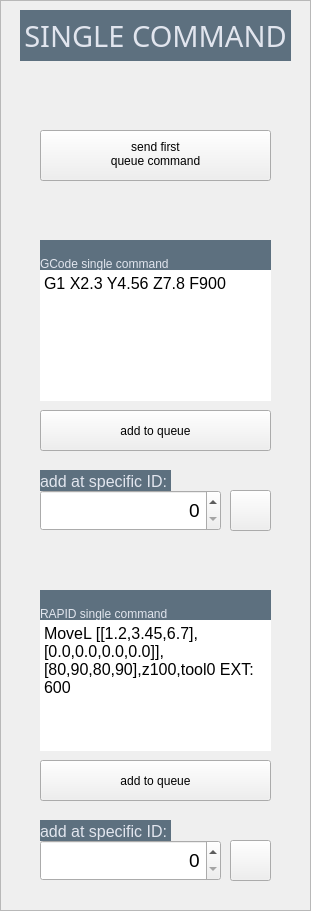
     <widget class="QFrame" name="SGLC_frame">
      <property name="geometry">
       <rect>
        <x>360</x>
        <y>20</y>
        <width>311</width>
        <height>911</height>
       </rect>
      </property>
      <property name="mouseTracking">
       <bool>false</bool>
      </property>
      <property name="styleSheet">
       <string notr="true"/>
      </property>
      <property name="frameShape">
       <enum>QFrame::StyledPanel</enum>
      </property>
      <property name="frameShadow">
       <enum>QFrame::Raised</enum>
      </property>
      <widget class="QLabel" name="SGLC_0_frameLabel">
       <property name="geometry">
        <rect>
         <x>20</x>
         <y>10</y>
         <width>271</width>
         <height>51</height>
        </rect>
       </property>
       <property name="font">
        <font>
         <family>Bahnschrift</family>
         <pointsize>22</pointsize>
        </font>
       </property>
       <property name="styleSheet">
        <string notr="true">border: 0px;
font-size: 22pt;
padding: 0px;
background-color: #5D707F;
color: #E1E5EE;</string>
       </property>
       <property name="text">
        <string>SINGLE COMMAND</string>
       </property>
       <property name="alignment">
        <set>Qt::AlignCenter</set>
       </property>
      </widget>
      <widget class="QLabel" name="SGLC_lbl_gcodeSglComm">
       <property name="geometry">
        <rect>
         <x>40</x>
         <y>240</y>
         <width>231</width>
         <height>31</height>
        </rect>
       </property>
       <property name="styleSheet">
        <string notr="true">border: 0px;
background-color: #5D707F;
color: #E1E5EE;</string>
       </property>
       <property name="text">
        <string>GCode single command</string>
       </property>
       <property name="alignment">
        <set>Qt::AlignBottom|Qt::AlignLeading|Qt::AlignLeft</set>
       </property>
      </widget>
      <widget class="QPushButton" name="SGLC_btt_gcodeSglComm">
       <property name="geometry">
        <rect>
         <x>40</x>
         <y>410</y>
         <width>231</width>
         <height>41</height>
        </rect>
       </property>
       <property name="text">
        <string>add to queue</string>
       </property>
      </widget>
      <widget class="QPushButton" name="SGLC_btt_gcodeSglComm_addByID">
       <property name="geometry">
        <rect>
         <x>230</x>
         <y>490</y>
         <width>41</width>
         <height>41</height>
        </rect>
       </property>
       <property name="autoFillBackground">
        <bool>false</bool>
       </property>
       <property name="styleSheet">
        <string notr="true">image: url(:/images/right.png);</string>
       </property>
       <property name="text">
        <string/>
       </property>
      </widget>
      <widget class="QLabel" name="SGLC_lbl_gcodeSglComm_addByID">
       <property name="geometry">
        <rect>
         <x>40</x>
         <y>470</y>
         <width>131</width>
         <height>21</height>
        </rect>
       </property>
       <property name="styleSheet">
        <string notr="true">border: 0px;
font-size: 12pt;
background-color: #5D707F;
color: #E1E5EE;</string>
       </property>
       <property name="text">
        <string>add at specific ID:</string>
       </property>
       <property name="alignment">
        <set>Qt::AlignBottom|Qt::AlignLeading|Qt::AlignLeft</set>
       </property>
      </widget>
      <widget class="QPushButton" name="SGLC_btt_rapidSglComm_addByID">
       <property name="geometry">
        <rect>
         <x>230</x>
         <y>840</y>
         <width>41</width>
         <height>41</height>
        </rect>
       </property>
       <property name="styleSheet">
        <string notr="true">image: url(:/images/right.png);</string>
       </property>
       <property name="text">
        <string/>
       </property>
      </widget>
      <widget class="QPushButton" name="SGLC_btt_rapidSglComm">
       <property name="geometry">
        <rect>
         <x>40</x>
         <y>760</y>
         <width>231</width>
         <height>41</height>
        </rect>
       </property>
       <property name="text">
        <string>add to queue</string>
       </property>
      </widget>
      <widget class="QLabel" name="SGLC_lbl_rapidSglComm">
       <property name="geometry">
        <rect>
         <x>40</x>
         <y>590</y>
         <width>231</width>
         <height>31</height>
        </rect>
       </property>
       <property name="styleSheet">
        <string notr="true">border: 0px;
background-color: #5D707F;
color: #E1E5EE;</string>
       </property>
       <property name="text">
        <string>RAPID single command</string>
       </property>
       <property name="alignment">
        <set>Qt::AlignBottom|Qt::AlignLeading|Qt::AlignLeft</set>
       </property>
      </widget>
      <widget class="QSpinBox" name="SGLC_num_rapidSglComm_addByID">
       <property name="geometry">
        <rect>
         <x>40</x>
         <y>840</y>
         <width>181</width>
         <height>41</height>
        </rect>
       </property>
       <property name="styleSheet">
        <string notr="true">font-size: 14pt</string>
       </property>
       <property name="alignment">
        <set>Qt::AlignRight|Qt::AlignTrailing|Qt::AlignVCenter</set>
       </property>
       <property name="maximum">
        <number>99999</number>
       </property>
      </widget>
      <widget class="QLabel" name="SGLC_lbl_rapidSglComm_addByID">
       <property name="geometry">
        <rect>
         <x>40</x>
         <y>820</y>
         <width>131</width>
         <height>21</height>
        </rect>
       </property>
       <property name="styleSheet">
        <string notr="true">border: 0px;
font-size: 12pt;
background-color: #5D707F;
color: #E1E5EE;</string>
       </property>
       <property name="text">
        <string>add at specific ID:</string>
       </property>
       <property name="alignment">
        <set>Qt::AlignBottom|Qt::AlignLeading|Qt::AlignLeft</set>
       </property>
      </widget>
      <widget class="QTextEdit" name="SGLC_entry_gcodeSglComm">
       <property name="geometry">
        <rect>
         <x>40</x>
         <y>270</y>
         <width>231</width>
         <height>131</height>
        </rect>
       </property>
       <property name="styleSheet">
        <string notr="true">border: 0px;</string>
       </property>
       <property name="html">
        <string>&lt;!DOCTYPE HTML PUBLIC &quot;-//W3C//DTD HTML 4.0//EN&quot; &quot;http://www.w3.org/TR/REC-html40/strict.dtd&quot;&gt;
&lt;html&gt;&lt;head&gt;&lt;meta name=&quot;qrichtext&quot; content=&quot;1&quot; /&gt;&lt;style type=&quot;text/css&quot;&gt;
p, li { white-space: pre-wrap; }
&lt;/style&gt;&lt;/head&gt;&lt;body style=&quot; font-family:'Bahnschrift'; font-size:12pt; font-weight:400; font-style:normal;&quot;&gt;
&lt;p style=&quot; margin-top:0px; margin-bottom:0px; margin-left:0px; margin-right:0px; -qt-block-indent:0; text-indent:0px;&quot;&gt;G1 X2.3 Y4.56 Z7.8 F900&lt;/p&gt;&lt;/body&gt;&lt;/html&gt;</string>
       </property>
       <property name="acceptRichText">
        <bool>false</bool>
       </property>
      </widget>
      <widget class="QTextEdit" name="SGLC_entry_rapidSglComm">
       <property name="geometry">
        <rect>
         <x>40</x>
         <y>620</y>
         <width>231</width>
         <height>131</height>
        </rect>
       </property>
       <property name="styleSheet">
        <string notr="true">border: 0px;</string>
       </property>
       <property name="html">
        <string>&lt;!DOCTYPE HTML PUBLIC &quot;-//W3C//DTD HTML 4.0//EN&quot; &quot;http://www.w3.org/TR/REC-html40/strict.dtd&quot;&gt;
&lt;html&gt;&lt;head&gt;&lt;meta name=&quot;qrichtext&quot; content=&quot;1&quot; /&gt;&lt;style type=&quot;text/css&quot;&gt;
p, li { white-space: pre-wrap; }
&lt;/style&gt;&lt;/head&gt;&lt;body style=&quot; font-family:'Bahnschrift'; font-size:12pt; font-weight:400; font-style:normal;&quot;&gt;
&lt;p style=&quot; margin-top:0px; margin-bottom:0px; margin-left:0px; margin-right:0px; -qt-block-indent:0; text-indent:0px;&quot;&gt;MoveL [[1.2,3.45,6.7],[0.0,0.0,0.0,0.0]],[80,90,80,90],z100,tool0 EXT:600&lt;/p&gt;&lt;/body&gt;&lt;/html&gt;</string>
       </property>
       <property name="overwriteMode">
        <bool>false</bool>
       </property>
       <property name="acceptRichText">
        <bool>false</bool>
       </property>
      </widget>
      <widget class="QSpinBox" name="SGLC_num_gcodeSglComm_addByID">
       <property name="geometry">
        <rect>
         <x>40</x>
         <y>490</y>
         <width>181</width>
         <height>41</height>
        </rect>
       </property>
       <property name="styleSheet">
        <string notr="true">font-size: 14pt</string>
       </property>
       <property name="alignment">
        <set>Qt::AlignRight|Qt::AlignTrailing|Qt::AlignVCenter</set>
       </property>
       <property name="maximum">
        <number>99999</number>
       </property>
       <property name="displayIntegerBase">
        <number>10</number>
       </property>
      </widget>
      <widget class="QPushButton" name="SGLC_btt_sendFirstQComm">
       <property name="geometry">
        <rect>
         <x>40</x>
         <y>130</y>
         <width>231</width>
         <height>51</height>
        </rect>
       </property>
       <property name="styleSheet">
        <string notr="true">padding-bottom: 3px</string>
       </property>
       <property name="text">
        <string>send first
queue command</string>
       </property>
      </widget>
      <zorder>SGLC_lbl_rapidSglComm_addByID</zorder>
      <zorder>SGLC_lbl_gcodeSglComm_addByID</zorder>
      <zorder>SGLC_lbl_gcodeSglComm</zorder>
      <zorder>SGLC_0_frameLabel</zorder>
      <zorder>SGLC_btt_gcodeSglComm</zorder>
      <zorder>SGLC_btt_gcodeSglComm_addByID</zorder>
      <zorder>SGLC_btt_rapidSglComm_addByID</zorder>
      <zorder>SGLC_btt_rapidSglComm</zorder>
      <zorder>SGLC_lbl_rapidSglComm</zorder>
      <zorder>SGLC_num_rapidSglComm_addByID</zorder>
      <zorder>SGLC_entry_gcodeSglComm</zorder>
      <zorder>SGLC_entry_rapidSglComm</zorder>
      <zorder>SGLC_num_gcodeSglComm_addByID</zorder>
      <zorder>SGLC_btt_sendFirstQComm</zorder>
     </widget>
